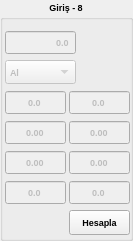
        <widget class="QGroupBox" name="groupBox_12">
         <property name="geometry">
          <rect>
           <x>936</x>
           <y>60</y>
           <width>133</width>
           <height>241</height>
          </rect>
         </property>
         <property name="font">
          <font>
           <pointsize>7</pointsize>
           <weight>75</weight>
           <bold>true</bold>
          </font>
         </property>
         <property name="layoutDirection">
          <enum>Qt::LeftToRight</enum>
         </property>
         <property name="title">
          <string>Giriş - 8</string>
         </property>
         <property name="alignment">
          <set>Qt::AlignCenter</set>
         </property>
         <widget class="QDoubleSpinBox" name="doubleSpinBox_v_p8">
          <property name="enabled">
           <bool>false</bool>
          </property>
          <property name="geometry">
           <rect>
            <x>5</x>
            <y>30</y>
            <width>71</width>
            <height>25</height>
           </rect>
          </property>
          <property name="font">
           <font>
            <pointsize>7</pointsize>
            <weight>75</weight>
            <bold>true</bold>
           </font>
          </property>
          <property name="layoutDirection">
           <enum>Qt::LeftToRight</enum>
          </property>
          <property name="autoFillBackground">
           <bool>false</bool>
          </property>
          <property name="alignment">
           <set>Qt::AlignRight|Qt::AlignTrailing|Qt::AlignVCenter</set>
          </property>
          <property name="buttonSymbols">
           <enum>QAbstractSpinBox::NoButtons</enum>
          </property>
          <property name="decimals">
           <number>1</number>
          </property>
          <property name="maximum">
           <double>9999.000000000000000</double>
          </property>
         </widget>
         <widget class="QComboBox" name="comboBox_tel_p8">
          <property name="enabled">
           <bool>false</bool>
          </property>
          <property name="geometry">
           <rect>
            <x>5</x>
            <y>60</y>
            <width>71</width>
            <height>24</height>
           </rect>
          </property>
          <item>
           <property name="text">
            <string>Al</string>
           </property>
          </item>
          <item>
           <property name="text">
            <string>Cu</string>
           </property>
          </item>
          <item>
           <property name="text">
            <string>Diger</string>
           </property>
          </item>
         </widget>
         <widget class="QDoubleSpinBox" name="doubleSpinBox_h1_p_cap_28">
          <property name="enabled">
           <bool>false</bool>
          </property>
          <property name="geometry">
           <rect>
            <x>69</x>
            <y>150</y>
            <width>61</width>
            <height>25</height>
           </rect>
          </property>
          <property name="font">
           <font>
            <pointsize>7</pointsize>
            <weight>75</weight>
            <bold>true</bold>
            <kerning>true</kerning>
           </font>
          </property>
          <property name="focusPolicy">
           <enum>Qt::WheelFocus</enum>
          </property>
          <property name="frame">
           <bool>true</bool>
          </property>
          <property name="alignment">
           <set>Qt::AlignCenter</set>
          </property>
          <property name="buttonSymbols">
           <enum>QAbstractSpinBox::NoButtons</enum>
          </property>
          <property name="decimals">
           <number>2</number>
          </property>
          <property name="maximum">
           <double>100000.000000000000000</double>
          </property>
         </widget>
         <widget class="QDoubleSpinBox" name="doubleSpinBox_h1_p_akim_28">
          <property name="enabled">
           <bool>false</bool>
          </property>
          <property name="geometry">
           <rect>
            <x>69</x>
            <y>180</y>
            <width>61</width>
            <height>25</height>
           </rect>
          </property>
          <property name="font">
           <font>
            <pointsize>7</pointsize>
            <weight>75</weight>
            <bold>true</bold>
            <kerning>true</kerning>
           </font>
          </property>
          <property name="focusPolicy">
           <enum>Qt::WheelFocus</enum>
          </property>
          <property name="frame">
           <bool>true</bool>
          </property>
          <property name="alignment">
           <set>Qt::AlignCenter</set>
          </property>
          <property name="buttonSymbols">
           <enum>QAbstractSpinBox::NoButtons</enum>
          </property>
          <property name="decimals">
           <number>1</number>
          </property>
          <property name="maximum">
           <double>100000.000000000000000</double>
          </property>
         </widget>
         <widget class="QDoubleSpinBox" name="doubleSpinBox_h1_p_kesit_28">
          <property name="enabled">
           <bool>false</bool>
          </property>
          <property name="geometry">
           <rect>
            <x>69</x>
            <y>120</y>
            <width>61</width>
            <height>25</height>
           </rect>
          </property>
          <property name="font">
           <font>
            <pointsize>7</pointsize>
            <weight>75</weight>
            <bold>true</bold>
            <kerning>true</kerning>
           </font>
          </property>
          <property name="focusPolicy">
           <enum>Qt::WheelFocus</enum>
          </property>
          <property name="frame">
           <bool>true</bool>
          </property>
          <property name="alignment">
           <set>Qt::AlignCenter</set>
          </property>
          <property name="buttonSymbols">
           <enum>QAbstractSpinBox::NoButtons</enum>
          </property>
          <property name="decimals">
           <number>2</number>
          </property>
          <property name="maximum">
           <double>100000.000000000000000</double>
          </property>
         </widget>
         <widget class="QDoubleSpinBox" name="doubleSpinBox_h1_p_sipir_28">
          <property name="enabled">
           <bool>false</bool>
          </property>
          <property name="geometry">
           <rect>
            <x>69</x>
            <y>90</y>
            <width>61</width>
            <height>25</height>
           </rect>
          </property>
          <property name="alignment">
           <set>Qt::AlignCenter</set>
          </property>
          <property name="buttonSymbols">
           <enum>QAbstractSpinBox::NoButtons</enum>
          </property>
          <property name="decimals">
           <number>1</number>
          </property>
          <property name="maximum">
           <double>9000.000000000000000</double>
          </property>
         </widget>
         <widget class="QDoubleSpinBox" name="doubleSpinBox_h1_p_sipir_8">
          <property name="enabled">
           <bool>false</bool>
          </property>
          <property name="geometry">
           <rect>
            <x>5</x>
            <y>90</y>
            <width>61</width>
            <height>25</height>
           </rect>
          </property>
          <property name="alignment">
           <set>Qt::AlignCenter</set>
          </property>
          <property name="buttonSymbols">
           <enum>QAbstractSpinBox::NoButtons</enum>
          </property>
          <property name="decimals">
           <number>1</number>
          </property>
          <property name="maximum">
           <double>9000.000000000000000</double>
          </property>
         </widget>
         <widget class="QDoubleSpinBox" name="doubleSpinBox_h1_p_cap_8">
          <property name="enabled">
           <bool>false</bool>
          </property>
          <property name="geometry">
           <rect>
            <x>5</x>
            <y>150</y>
            <width>61</width>
            <height>25</height>
           </rect>
          </property>
          <property name="font">
           <font>
            <pointsize>7</pointsize>
            <weight>75</weight>
            <bold>true</bold>
            <kerning>true</kerning>
           </font>
          </property>
          <property name="focusPolicy">
           <enum>Qt::WheelFocus</enum>
          </property>
          <property name="frame">
           <bool>true</bool>
          </property>
          <property name="alignment">
           <set>Qt::AlignCenter</set>
          </property>
          <property name="buttonSymbols">
           <enum>QAbstractSpinBox::NoButtons</enum>
          </property>
          <property name="decimals">
           <number>2</number>
          </property>
          <property name="maximum">
           <double>100000.000000000000000</double>
          </property>
         </widget>
         <widget class="QDoubleSpinBox" name="doubleSpinBox_h1_p_kesit_8">
          <property name="enabled">
           <bool>false</bool>
          </property>
          <property name="geometry">
           <rect>
            <x>5</x>
            <y>120</y>
            <width>61</width>
            <height>25</height>
           </rect>
          </property>
          <property name="font">
           <font>
            <pointsize>7</pointsize>
            <weight>75</weight>
            <bold>true</bold>
            <kerning>true</kerning>
           </font>
          </property>
          <property name="focusPolicy">
           <enum>Qt::WheelFocus</enum>
          </property>
          <property name="frame">
           <bool>true</bool>
          </property>
          <property name="alignment">
           <set>Qt::AlignCenter</set>
          </property>
          <property name="buttonSymbols">
           <enum>QAbstractSpinBox::NoButtons</enum>
          </property>
          <property name="decimals">
           <number>2</number>
          </property>
          <property name="maximum">
           <double>100000.000000000000000</double>
          </property>
         </widget>
         <widget class="QDoubleSpinBox" name="doubleSpinBox_h1_p_akim_8">
          <property name="enabled">
           <bool>false</bool>
          </property>
          <property name="geometry">
           <rect>
            <x>5</x>
            <y>180</y>
            <width>61</width>
            <height>25</height>
           </rect>
          </property>
          <property name="font">
           <font>
            <pointsize>7</pointsize>
            <weight>75</weight>
            <bold>true</bold>
            <kerning>true</kerning>
           </font>
          </property>
          <property name="focusPolicy">
           <enum>Qt::WheelFocus</enum>
          </property>
          <property name="frame">
           <bool>true</bool>
          </property>
          <property name="alignment">
           <set>Qt::AlignCenter</set>
          </property>
          <property name="buttonSymbols">
           <enum>QAbstractSpinBox::NoButtons</enum>
          </property>
          <property name="decimals">
           <number>1</number>
          </property>
          <property name="maximum">
           <double>100000.000000000000000</double>
          </property>
         </widget>
         <widget class="QPushButton" name="pushButton_h1_p_buton_8">
          <property name="geometry">
           <rect>
            <x>69</x>
            <y>210</y>
            <width>61</width>
            <height>25</height>
           </rect>
          </property>
          <property name="text">
           <string>Hesapla</string>
          </property>
         </widget>
         <widget class="QLabel" name="label_kesit_ok_8">
          <property name="geometry">
           <rect>
            <x>100</x>
            <y>40</y>
            <width>21</width>
            <height>21</height>
           </rect>
          </property>
          <property name="text">
           <string/>
          </property>
          <property name="pixmap">
           <pixmap resource="icons.qrc">:/staticfiles/icons/checked.png</pixmap>
          </property>
          <property name="scaledContents">
           <bool>true</bool>
          </property>
         </widget>
         <widget class="QLabel" name="label_kesit_error_8">
          <property name="geometry">
           <rect>
            <x>100</x>
            <y>60</y>
            <width>20</width>
            <height>20</height>
           </rect>
          </property>
          <property name="text">
           <string/>
          </property>
          <property name="pixmap">
           <pixmap resource="icons.qrc">:/staticfiles/icons/warning.png</pixmap>
          </property>
          <property name="scaledContents">
           <bool>true</bool>
          </property>
         </widget>
        </widget>
